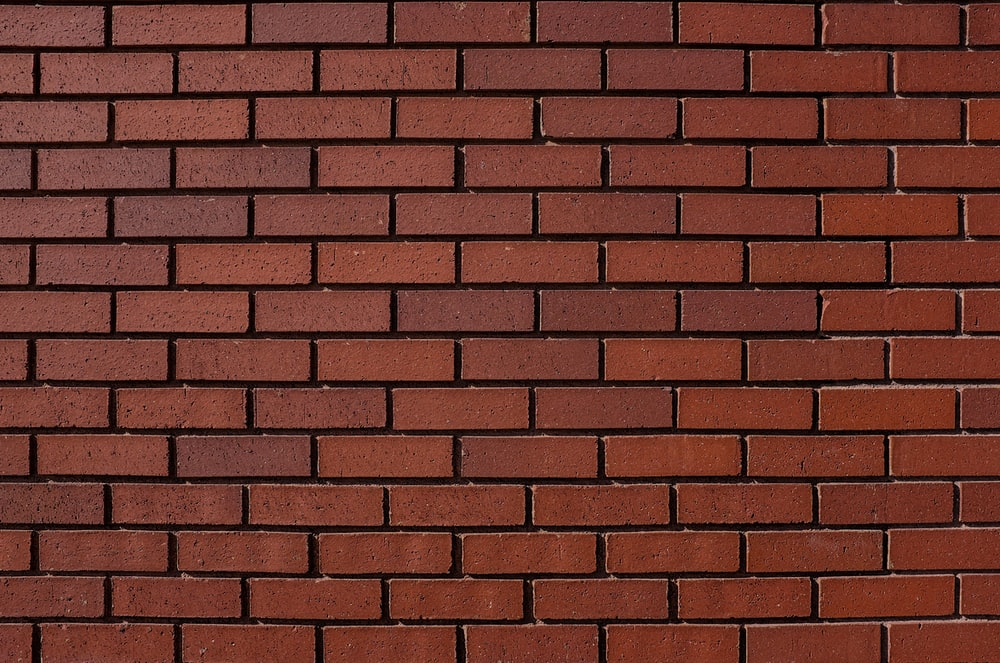
#> input picture assets/brick.jfif, 1000 x 663 px
$ python corner.py
#> lines starting #> are read from the running program, lines starting #| are printed output that depends on the picture; after the words box and inside, x2 and y2 are one past the last pixel; in counts of white or black regions, pixels touching at a corner belong together
import cv2
import numpy as np

img = cv2.imread('assets/brick.jfif')
#> img is the input picture: shape (663, 1000, 3); mean B, G, R 43.9, 54.2, 106.5
img = cv2.resize(img, (0,0), fx=0.5, fy=0.5)
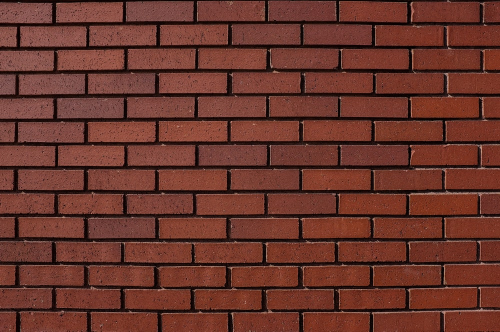
#> img: shape (332, 500, 3); mean B, G, R 44.1, 54.3, 106.7
gray = cv2.cvtColor(img, cv2.COLOR_BGR2GRAY)
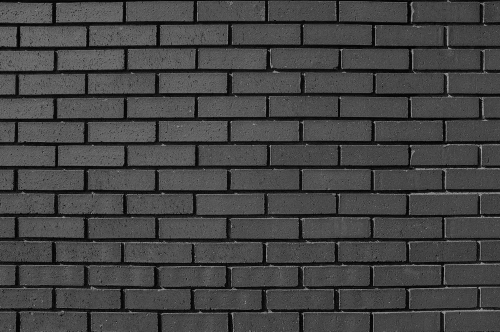
#> gray: shape (332, 500); min 2, max 161, mean 68.8

corners = cv2.goodFeaturesToTrack(gray, 200, 0.5, 10)
#> corners = 47 rows, first 8: [232, 313], [374, 122], [338, 194], [444, 218], [479, 288], [341, 50], [271, 67], [337, 243]
corners = np.int0(corners)


for corner in corners:
    x, y = corner.ravel()
    cv2.circle(img, (x, y), 2, (255,0,0),-1)
#> this loop made 47 passes
#> (x, y) on passes 1 to 12: (232, 313), (374, 122), (338, 194), (444, 218), (479, 288), (341, 50), (271, 67), (337, 243), (410, 146), (270, 145), (372, 313), (266, 243)
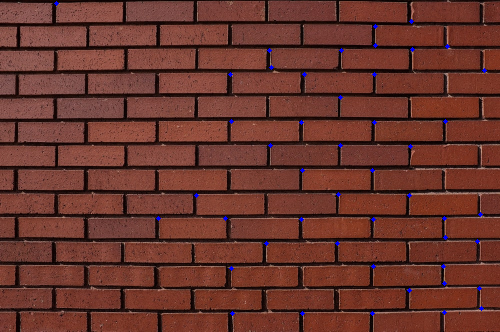
#> img: shape (332, 500, 3); 0.37% of pixels changed, all inside (x1, y1, x2, y2) = (54, 1, 487, 316)

for i in range(len(corners)):
    for j in range(i+1, len(corners)):
        corner1 = tuple(corners[i][0])
        corner2 = tuple(corners[j][0])
        color = tuple(map(lambda x: int(x), np.random.randint(0, 255, size=3)))
        cv2.line(img, corner1, corner2, color, 1)
#> this loop made 47 passes
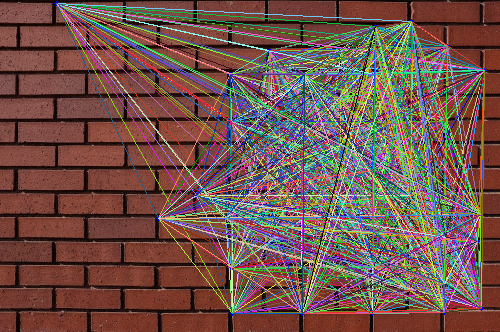
#> img: shape (332, 500, 3); mean B, G, R 76.6, 83.7, 114


cv2.imshow('corner', img)
cv2.waitKey(0)
cv2.destroyAllWindows()

$ run again, with assets/check.jpg saved as assets/brick.jfif
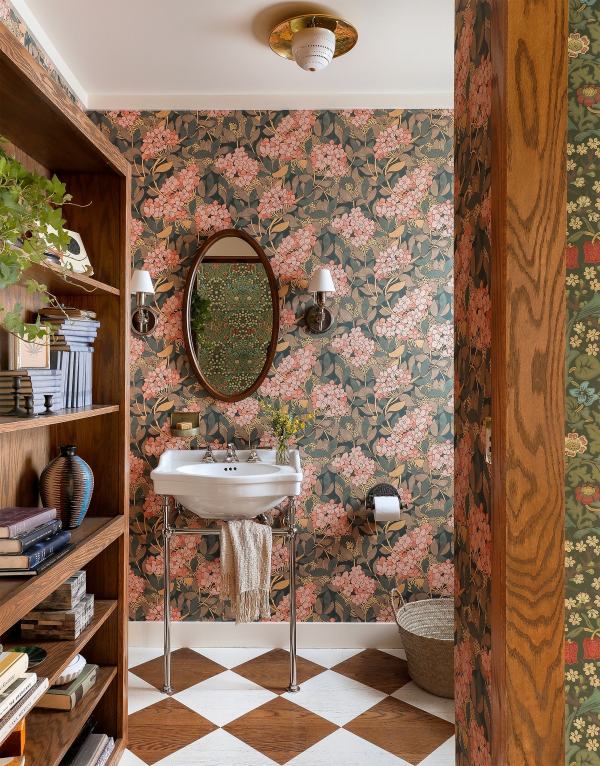
#> input picture assets/check.jpg, 1800 x 2298 px (shown at 1/3 size)
#> img is the input picture: shape (2298, 1800, 3); mean B, G, R 89.2, 110.7, 138.9
#> `gray = cv2.cvtColor(img, cv2.COLOR_BGR2GRAY)`:
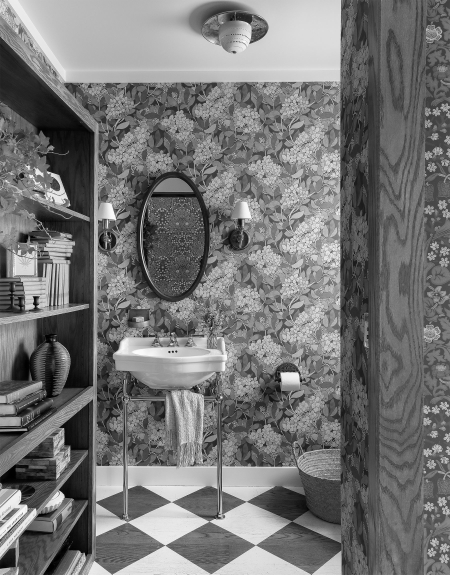
#> gray: shape (1149, 900) (shown at 1/2 size); min 0, max 254, mean 116.8
#> corners = 29 rows, first 8: [66, 593], [343, 667], [344, 703], [127, 856], [37, 1008], [118, 979], [70, 1017], [168, 1105]
#> the loop `for corner in corners:` made 29 passes
#> the loop `for i in range(len(corners)):` made 29 passes
#> after the loop `for i in range(len(corners)):`:
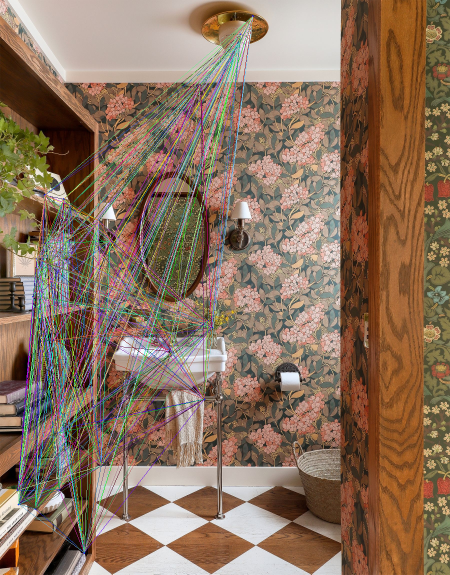
#> img: shape (1149, 900, 3) (shown at 1/2 size); mean B, G, R 93.9, 113.8, 139
